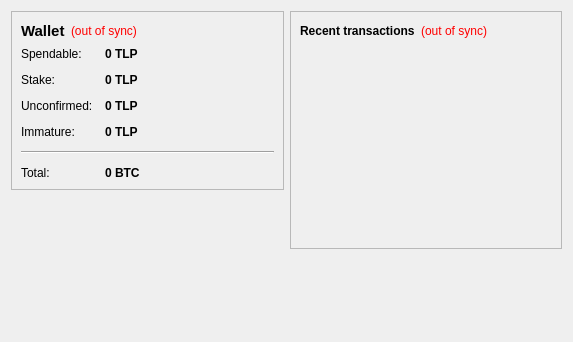
<?xml version="1.0" encoding="UTF-8"?>
<ui version="4.0">
 <class>OverviewPage</class>
 <widget class="QWidget" name="OverviewPage">
  <property name="geometry">
   <rect>
    <x>0</x>
    <y>0</y>
    <width>573</width>
    <height>342</height>
   </rect>
  </property>
  <property name="windowTitle">
   <string>Form</string>
  </property>
  <layout class="QHBoxLayout" name="horizontalLayout" stretch="1,1">
   <item>
    <layout class="QVBoxLayout" name="verticalLayout_2">
     <item>
      <widget class="QFrame" name="frame">
       <property name="frameShape">
        <enum>QFrame::StyledPanel</enum>
       </property>
       <property name="frameShadow">
        <enum>QFrame::Raised</enum>
       </property>
       <layout class="QVBoxLayout" name="verticalLayout_4">
        <item>
         <layout class="QHBoxLayout" name="horizontalLayout_4">
          <item>
           <widget class="QLabel" name="label_5">
            <property name="font">
             <font>
              <pointsize>11</pointsize>
              <weight>75</weight>
              <bold>true</bold>
             </font>
            </property>
            <property name="text">
             <string>Wallet</string>
            </property>
           </widget>
          </item>
          <item>
           <widget class="QLabel" name="labelWalletStatus">
            <property name="toolTip">
             <string>The displayed information may be out of date. Your wallet automatically synchronizes with the TulipCoin network after a connection is established, but this process has not completed yet.</string>
            </property>
            <property name="styleSheet">
             <string notr="true">QLabel { color: red; }</string>
            </property>
            <property name="text">
             <string notr="true">(out of sync)</string>
            </property>
            <property name="alignment">
             <set>Qt::AlignLeading|Qt::AlignLeft|Qt::AlignVCenter</set>
            </property>
           </widget>
          </item>
          <item>
           <spacer name="horizontalSpacer_2">
            <property name="orientation">
             <enum>Qt::Horizontal</enum>
            </property>
            <property name="sizeHint" stdset="0">
             <size>
              <width>40</width>
              <height>20</height>
             </size>
            </property>
           </spacer>
          </item>
         </layout>
        </item>
        <item>
         <layout class="QFormLayout" name="formLayout_2">
          <property name="fieldGrowthPolicy">
           <enum>QFormLayout::AllNonFixedFieldsGrow</enum>
          </property>
          <property name="horizontalSpacing">
           <number>12</number>
          </property>
          <property name="verticalSpacing">
           <number>12</number>
          </property>
          <item row="0" column="0">
           <widget class="QLabel" name="label">
            <property name="text">
             <string>Spendable:</string>
            </property>
           </widget>
          </item>
          <item row="0" column="1">
           <widget class="QLabel" name="labelBalance">
            <property name="font">
             <font>
              <weight>75</weight>
              <bold>true</bold>
             </font>
            </property>
            <property name="cursor">
             <cursorShape>IBeamCursor</cursorShape>
            </property>
            <property name="toolTip">
             <string>Your current spendable balance</string>
            </property>
            <property name="text">
             <string notr="true">0 TLP</string>
            </property>
            <property name="textInteractionFlags">
             <set>Qt::LinksAccessibleByMouse|Qt::TextSelectableByKeyboard|Qt::TextSelectableByMouse</set>
            </property>
           </widget>
          </item>
          <item row="1" column="0">
           <widget class="QLabel" name="label_6">
            <property name="text">
             <string>Stake:</string>
            </property>
           </widget>
          </item>
          <item row="1" column="1">
           <widget class="QLabel" name="labelStake">
            <property name="font">
             <font>
              <weight>75</weight>
              <bold>true</bold>
             </font>
            </property>
            <property name="cursor">
             <cursorShape>IBeamCursor</cursorShape>
            </property>
            <property name="toolTip">
             <string>Total of coins that was staked, and do not yet count toward the current balance</string>
            </property>
            <property name="text">
             <string notr="true">0 TLP</string>
            </property>
            <property name="textInteractionFlags">
             <set>Qt::LinksAccessibleByMouse|Qt::TextSelectableByKeyboard|Qt::TextSelectableByMouse</set>
            </property>
           </widget>
          </item>
          <item row="2" column="0">
           <widget class="QLabel" name="label_3">
            <property name="text">
             <string>Unconfirmed:</string>
            </property>
           </widget>
          </item>
          <item row="2" column="1">
           <widget class="QLabel" name="labelUnconfirmed">
            <property name="font">
             <font>
              <weight>75</weight>
              <bold>true</bold>
             </font>
            </property>
            <property name="cursor">
             <cursorShape>IBeamCursor</cursorShape>
            </property>
            <property name="toolTip">
             <string>Total of transactions that have yet to be confirmed, and do not yet count toward the current balance</string>
            </property>
            <property name="text">
             <string notr="true">0 TLP</string>
            </property>
            <property name="textInteractionFlags">
             <set>Qt::LinksAccessibleByMouse|Qt::TextSelectableByKeyboard|Qt::TextSelectableByMouse</set>
            </property>
           </widget>
          </item>
          <item row="3" column="0">
           <widget class="QLabel" name="labelImmatureText">
            <property name="text">
             <string>Immature:</string>
            </property>
           </widget>
          </item>
          <item row="3" column="1">
           <widget class="QLabel" name="labelImmature">
            <property name="font">
             <font>
              <weight>75</weight>
              <bold>true</bold>
             </font>
            </property>
            <property name="toolTip">
             <string>Mined balance that has not yet matured</string>
            </property>
            <property name="text">
             <string notr="true">0 TLP</string>
            </property>
            <property name="textInteractionFlags">
             <set>Qt::LinksAccessibleByMouse|Qt::TextSelectableByKeyboard|Qt::TextSelectableByMouse</set>
            </property>
           </widget>
          </item>
          <item row="4" column="0" colspan="2">
           <widget class="Line" name="line">
            <property name="orientation">
             <enum>Qt::Horizontal</enum>
            </property>
           </widget>
          </item>
          <item row="5" column="0">
           <widget class="QLabel" name="labelTotalText">
            <property name="text">
             <string>Total:</string>
            </property>
           </widget>
          </item>
          <item row="5" column="1">
           <widget class="QLabel" name="labelTotal">
            <property name="font">
             <font>
              <weight>75</weight>
              <bold>true</bold>
             </font>
            </property>
            <property name="cursor">
             <cursorShape>IBeamCursor</cursorShape>
            </property>
            <property name="toolTip">
             <string>Your current total balance</string>
            </property>
            <property name="text">
             <string notr="true">0 BTC</string>
            </property>
            <property name="textInteractionFlags">
             <set>Qt::LinksAccessibleByMouse|Qt::TextSelectableByKeyboard|Qt::TextSelectableByMouse</set>
            </property>
           </widget>
          </item>
         </layout>
        </item>
       </layout>
      </widget>
     </item>
     <item>
      <spacer name="verticalSpacer">
       <property name="orientation">
        <enum>Qt::Vertical</enum>
       </property>
       <property name="sizeHint" stdset="0">
        <size>
         <width>20</width>
         <height>40</height>
        </size>
       </property>
      </spacer>
     </item>
    </layout>
   </item>
   <item>
    <layout class="QVBoxLayout" name="verticalLayout_3">
     <item>
      <widget class="QFrame" name="frame_2">
       <property name="frameShape">
        <enum>QFrame::StyledPanel</enum>
       </property>
       <property name="frameShadow">
        <enum>QFrame::Raised</enum>
       </property>
       <layout class="QVBoxLayout" name="verticalLayout">
        <item>
         <layout class="QHBoxLayout" name="horizontalLayout_2">
          <item>
           <widget class="QLabel" name="label_4">
            <property name="text">
             <string>&lt;b&gt;Recent transactions&lt;/b&gt;</string>
            </property>
           </widget>
          </item>
          <item>
           <widget class="QLabel" name="labelTransactionsStatus">
            <property name="toolTip">
             <string>The displayed information may be out of date. Your wallet automatically synchronizes with the TulipCoin network after a connection is established, but this process has not completed yet.</string>
            </property>
            <property name="styleSheet">
             <string notr="true">QLabel { color: red; }</string>
            </property>
            <property name="text">
             <string notr="true">(out of sync)</string>
            </property>
            <property name="alignment">
             <set>Qt::AlignRight|Qt::AlignTrailing|Qt::AlignVCenter</set>
            </property>
           </widget>
          </item>
          <item>
           <spacer name="horizontalSpacer">
            <property name="orientation">
             <enum>Qt::Horizontal</enum>
            </property>
            <property name="sizeHint" stdset="0">
             <size>
              <width>40</width>
              <height>20</height>
             </size>
            </property>
           </spacer>
          </item>
         </layout>
        </item>
        <item>
         <widget class="QListView" name="listTransactions">
          <property name="styleSheet">
           <string notr="true">QListView { background: transparent; }</string>
          </property>
          <property name="frameShape">
           <enum>QFrame::NoFrame</enum>
          </property>
          <property name="verticalScrollBarPolicy">
           <enum>Qt::ScrollBarAlwaysOff</enum>
          </property>
          <property name="horizontalScrollBarPolicy">
           <enum>Qt::ScrollBarAlwaysOff</enum>
          </property>
          <property name="selectionMode">
           <enum>QAbstractItemView::NoSelection</enum>
          </property>
         </widget>
        </item>
       </layout>
      </widget>
     </item>
     <item>
      <spacer name="verticalSpacer_2">
       <property name="orientation">
        <enum>Qt::Vertical</enum>
       </property>
       <property name="sizeHint" stdset="0">
        <size>
         <width>20</width>
         <height>40</height>
        </size>
       </property>
      </spacer>
     </item>
    </layout>
   </item>
  </layout>
 </widget>
 <resources/>
 <connections/>
</ui>
